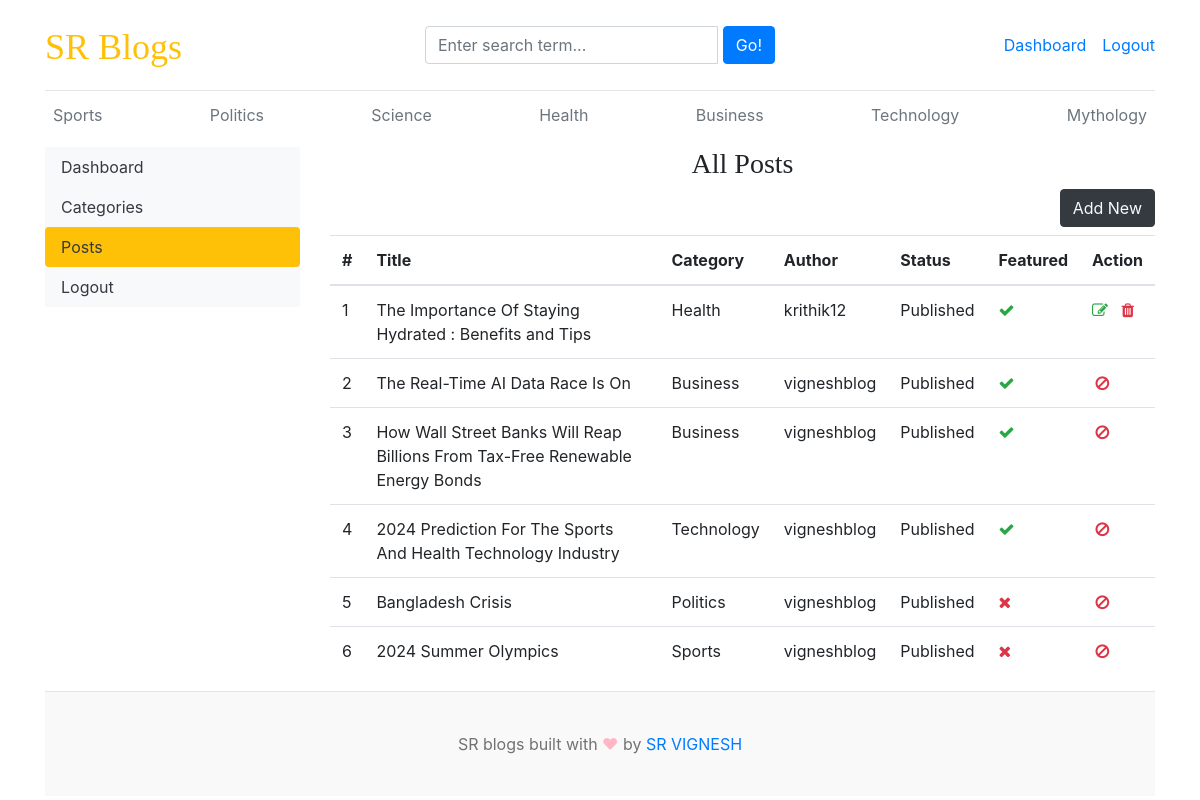
/dashboard/posts/ (signed in), run on the app's committed database.
### blogs/models.py (models this page shows, shortened)
class Category(models.Model):
    category_name=models.CharField(max_length=50,unique=True)
    created_at=models.DateTimeField(auto_now_add=True)
    updated_at=models.DateTimeField(auto_now=True)
    class Meta:
        verbose_name_plural='categories'
    def __str__(self):
        return self.category_name

class Blog(models.Model):
    title=models.CharField(max_length=100)
    slug=models.SlugField(max_length=150,unique=True,blank=True)
    category=models.ForeignKey(Category,on_delete=models.CASCADE)
    author=models.ForeignKey(User,on_delete=models.CASCADE)
    featured_image=models.ImageField(upload_to='uploads/%Y/%m/%d')
    short_description=models.TextField(max_length=500)
    blog_body=models.TextField(max_length=2000)
    status=models.CharField(max_length=20,choices=STATUS_CHOICES,default="Draft")
    is_featured=models.BooleanField(default=False)
    created_at=models.DateTimeField(auto_now_add=True)
    updated_at=models.DateTimeField(auto_now=True)

### dashboards/views.py (the view)
# urls.py: path('posts/',views.posts,name='posts'),
@login_required(login_url='login')
def posts(request):
    posts=Blog.objects.all()
    context={
        'posts':posts,
    }
    return render(request,'dashboard/posts.html',context)

### blogs/context_processors.py (called while the page is built)
def get_categories(request):
    categories=Category.objects.all()
    return dict(categories=categories)

def get_social_links(request):
    social_links=SocialLink.objects.all()
    return dict(social_links=social_links)

### templates/dashboard/posts.html (shortened to what this page needs)
{% extends 'base.html' %}
{% block content %}
<div class="row">
    {% include 'dashboard/sidebar.html' %}
     <div class="col-md-9">
        <h3 class="text-center">All Posts</h3>
        <a href="{% url 'add_post' %}" class="btn btn-dark text-light float-right mb-2">Add New</a>
        <table class="table table-hover">
            <thead>
              <tr>
                <th>#</th>
                <th>Title</th>
                <th>Category</th>
                <th>Author</th>
                <th>Status</th>
                <th>Featured</th>
                <th>Action</th>
              </tr>
            </thead>
            <tbody>
            {% for post in posts %}
              <tr>
                <td>{{ forloop.counter }}</td>
                <td>{{ post.title }}</td>
                <td>{{ post.category }}</td>
                <td>{{ post.author }}</td>
                <td>{{ post.status }}</td>
                <td>{% if post.is_featured %} <i class="fa fa-check text-success"> </i>{% else %}<i class="fa fa-times text-danger"></i>{% endif %}</td>
                <td>
                  {% if user.is_staff or post.author == user %}
                    <a href="{% url 'edit_post' post.id %}"><i class="fa fa-edit text-success"></i></a>
                    <a href="#" onclick="DeletePost({{ post.id }}); return false;"><i class="fa fa-trash text-danger"></i></a>
                  {% else %}
                  <i class="fa fa-ban fa-fw text-danger"></i>
                  {% endif %}
                </td>
              </tr>
            {% endfor %}
            </tbody>
          </table>
     </div>
</div>
{% endblock %}

### templates/base.html (shortened to what this page needs)
{% load static %}
<!DOCTYPE html>
<html lang="en">
<head>
    <link href="https://getbootstrap.com/docs/4.0/dist/css/bootstrap.min.css" rel="stylesheet">
    <link href="{% static 'css/blog.css' %}" rel="stylesheet">
    <link rel="stylesheet" href="https://stackpath.bootstrapcdn.com/bootstrap/4.5.2/css/bootstrap.min.css">
    <link rel="stylesheet" href="https://cdnjs.cloudflare.com/ajax/libs/font-awesome/5.15.4/css/all.min.css">
    <link rel="stylesheet" href="https://cdnjs.cloudflare.com/ajax/libs/font-awesome/4.7.0/css/font-awesome.min.css">
  </head>
<body>
    <div class="container">
      <header class="blog-header py-3">
        <div class="row flex-nowrap justify-content-between align-items-center">
          <div class="col-4 pt-1">
            <a class="blog-header-logo text-warning" href="/">SR Blogs</a>
          </div>
          <div class="col-4">
            <form action="{% url 'search' %}" method="GET">
                <div class="input-group">
                    <input class="form-control" type="text" name="keyword" value="{{ keyword }}" placeholder="Enter search term..." aria-label="Enter search term..." aria-describedby="button-search" />&nbsp;
                    <button type="submit" class="btn btn-primary" id="button-search" type="button">Go!</button>
                </div>
            </form>
          </div>
          <div class="col-4 d-flex justify-content-end align-items-center">
            {% if not user.is_authenticated %}
            <a class="btn btn-sm btn-warning" href="{% url 'login' %}">Login</a> &nbsp;
            <a class="btn btn-sm btn-outline-secondary" href="{% url 'register' %}">Register</a>
            {% else %}
            <span><a href="{% url 'dashboard' %}">Dashboard</a></span>
            <span><a href="{% url 'logout' %}">Logout</a></span>
            {% endif %}
          </div>
        </div>
      </header>
      <div class="nav-scroller py-1 mb-2">
        <nav class="nav d-flex justify-content-between">
          {% for category in categories %}
          <a class="p-2 text-muted" href="{% url 'posts_by_category' category.id %}">{{ category.category_name }}</a>
          {% endfor %}
        </nav>
      </div>
{% block content %}
{% endblock %}
<footer class="blog-footer">
    <p>SR blogs built with <span style="color:#FFB7C5;">&#9829;</span> by <a href="#">SR VIGNESH</a></p>
  </footer>
  </body>
  </html>

### blog_main/static/css/blog.css (style rules this page uses)
.blog-header { border-bottom: 1px solid #e5e5e5; }
.blog-header-logo { font-family: "Playfair Display", Georgia, "Times New Roman", serif; font-size: 2.25rem; }
h1, h2, h3, h4, h5, h6 { font-family: "Playfair Display", Georgia, "Times New Roman", serif; }
.blog-footer { padding: 2.5rem 0; color: #727272; text-align: center; background-color: #f9f9f9; border-top: .05rem solid #e5e5e5; }
.blog-footer p:last-child { margin-bottom: 0; }

### data on the page
Category: category_name "Sports"
Category: category_name "Politics"
Category: category_name "Science"
Category: category_name "Health"
Category: category_name "Business"
Category: category_name "Technology"
Category: category_name "Mythology"
Blog: title "The Importance Of Staying Hydrated : Benefits and Tips", category "Health", author "krithik12", status "Published", is_featured True (drawn)
Blog: title "The Real-Time AI Data Race Is On", category "Business", author "vigneshblog", status "Published", is_featured True (drawn)
Blog: title "How Wall Street Banks Will Reap Billions From Tax-Free Renewable Energy Bonds", category "Business", author "vigneshblog", status "Published", is_featured True (drawn)
Blog: title "2024 Prediction For The Sports And Health Technology Industry", category "Technology", author "vigneshblog", status "Published", is_featured True (drawn)
Blog: title "Bangladesh Crisis", category "Politics", author "vigneshblog", status "Published", is_featured False (drawn)
Blog: title "2024 Summer Olympics", category "Sports", author "vigneshblog", status "Published", is_featured False (drawn)
